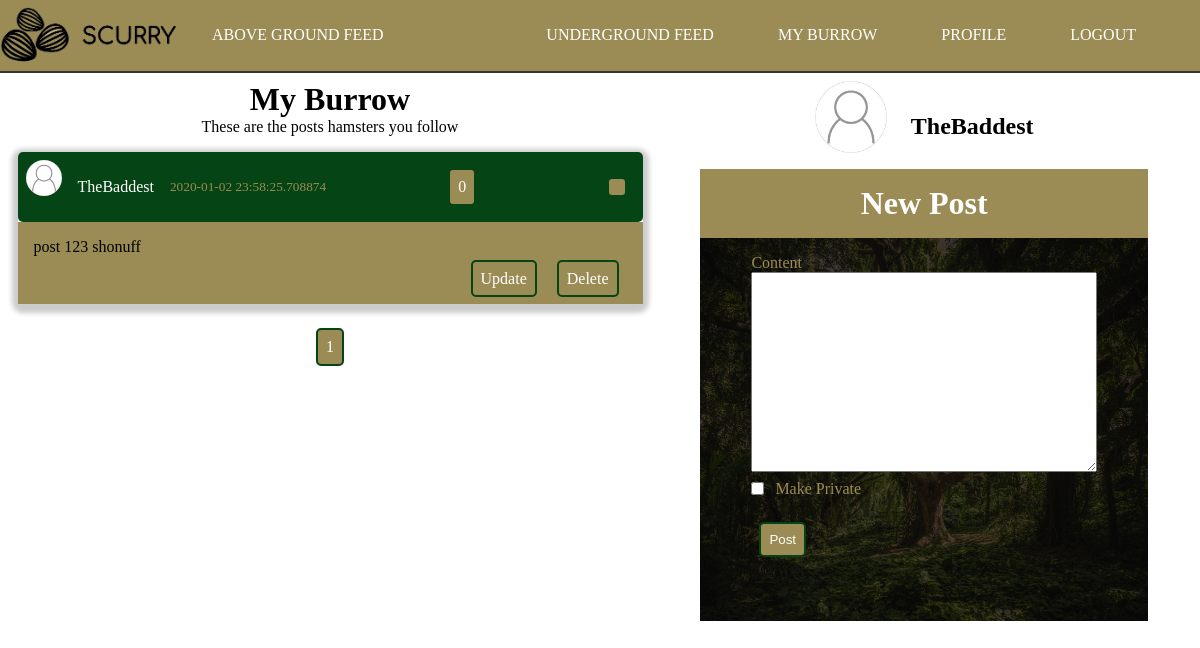
The page /burrow (signed in) on the database its author committed.
### scurry/models.py (models this page shows, shortened)
class Post(db.Model):
    id = db.Column(db.Integer, primary_key=True)
    content = db.Column(db.Text, nullable=False)
    date_posted = db.Column(db.DateTime, nullable=False, default=datetime.utcnow)
    user_id = db.Column(db.Integer, db.ForeignKey('user.id'), nullable=False)
    private = db.Column(db.Boolean, default=False, nullable=False)
    likes = db.relationship('PostLike', backref='post', lazy='dynamic')
    shares = db.relationship('PostShare', foreign_keys='PostShare.shared_post_id', backref='post', lazy='dynamic')

class User(db.Model, UserMixin):
    id = db.Column(db.Integer, primary_key=True)
    username = db.Column(db.String(20), unique=True, nullable=False)
    email = db.Column(db.String(120), unique=True, nullable=False)
    image_file = db.Column(db.String(20), nullable=False, default='noprofile.jpg')
    password = db.Column(db.String(60), nullable=False)
    posts = db.relationship('Post', backref='author', lazy=True)
    followed = db.relationship(
        'User', secondary=followers,
        primaryjoin=(followers.c.follower_id == id),
        secondaryjoin=(followers.c.followed_id == id),
        backref=db.backref('followers', lazy='dynamic'), lazy='dynamic')
    def followed_posts(self):
        followed = Post.query.join(
            followers, (followers.c.followed_id == Post.user_id)).filter(
                followers.c.follower_id == self.id)
        own = Post.query.filter_by(user_id=self.id)
        return followed.union(own).order_by(Post.date_posted.desc())
    liked = db.relationship(
        'PostLike',
        foreign_keys='PostLike.user_id',
        backref='user', lazy='dynamic')
    shared = db.relationship(
        'PostShare',
        foreign_keys='PostShare.sharer_id',
        backref='sharer', lazy='dynamic')

### scurry/posts/routes.py (the view)
@posts.route('/burrow', methods=['GET', 'POST'])
@login_required
def burrow():
    postForm = PostForm()
    if postForm.validate_on_submit():
        post = Post(private=postForm.private.data, content=postForm.content.data, author=current_user)
        db.session.add(post)
        db.session.commit()
        flash('Post Created!', 'success')
    page = request.args.get('page', 1, type=int)
    user = User.query.filter_by(username=current_user.username).first_or_404()
    posts = user.followed_posts().paginate(page=page, per_page=5)
    return render_template('burrow.html', postForm=postForm, title="My Burrow", posts=posts)

### scurry/posts/forms.py
class PostForm(FlaskForm):
    content = TextAreaField('Content', validators=[DataRequired()])
    private = BooleanField('Make Private')
    submit = SubmitField('Post')

### scurry/models.py (called while the page is built)
@login_manager.user_loader
def load_user(user_id):
    return User.query.get(int(user_id))

### scurry/templates/burrow.html (shortened to what this page needs)
{% extends "layout.html" %}
{% block content %}
    <div class="container" id="home">
        <h1 class="page-header">My Burrow</h1>
        <p class="page-header">These are the posts hamsters you follow</p class="page-header">
        <div class="posts-container">
            {%  for post in posts.items %}
                <article class="article-post shadow">
                    <div class="post-head">
                        <img src="{{ url_for('static', filename='images/' + post.author.image_file) }}" alt="user photo" class="article-img">
                        <div class="post-metadata">
                            <a class="post-author" href="{{ url_for('users.user_posts', username=post.author.username) }}">{{ post.author.username }}</a>
                            <small>{{ post.date_posted }}</small>
                            <p class="btn right">
                                {{ post.likes.count() }}
                            </p>
                            <ion-icon class="btn share-btn right" name="share-alt"></ion-icon>
                        </div>
                    </div>
                    <div class="post-body">
                        <p class="post-content">{{ post.content }}</p>
                        <div class="post-buttons">
                            {% if current_user.username == post.author.username %}
                                <a href="{{ url_for('posts.update_post', post_id=post.id) }}" class="btn">Update</a>
                                <a href="{{ url_for('posts.delete_post', post_id=post.id) }}" class="btn">Delete</a>
                            {% endif %}
                        </div>
                    </div>
                </article>
            {% endfor %}
            <div class="pagination">
                {% for page_num in posts.iter_pages() %}
                    {% if page_num %}
                        <a class="btn btn-info" href="{{ url_for('main.index', page=page_num) }}">{{ page_num }}</a>
                    {% else %}
                        ...
                    {% endif %}
                {% endfor %}
            </div>
        </div>
    </div>
{% endblock content %}

### scurry/templates/layout.html (shortened to what this page needs)
<!DOCTYPE html>
<html lang="en">
<head>
    <link rel="stylesheet" type="text/css" href="{{ url_for('static', filename='style.css') }}">
</head>
<body>
    <header>
        <nav class="header-nav">
            <div class="header-logo">
                <img src="{{ url_for('static', filename='images/scurry-logo.png') }}" alt="Scurry - A Place for Squirrels" class="logo">
            </div>
            <ul class="nav-list">
                <li class="nav-list-item">
                    <a href="{{ url_for('main.index') }}" class="nav-link">Above Ground Feed</a>
                </li>
            </ul>
            <ul class="nav-list right">
                {% if current_user.is_authenticated %}
                <li class="nav-list-item">
                    <a href="{{ url_for('posts.underground') }}" class="nav-link">Underground Feed</a>
                </li>
                <li class="nav-list-item">
                    <a href="{{ url_for('posts.burrow') }}" class="nav-link">My Burrow</a>
                </li>
                <li class="nav-list-item">
                    <a href="{{ url_for('users.profile') }}" class="nav-link">Profile</a>
                </li>
                <li class="nav-list-item">
                    <a href="{{ url_for('users.logout') }}" class="nav-link">Logout</a>
                </li>
                {% endif %}
            </ul>
        </nav>
    </header>
    <main id="main">
        <div class="content-container" id="main-block">
            {%  block content %}{% endblock %}
        </div>
        <div class="sidebar-container" id="sidebar-block">
        {% if current_user.is_authenticated %}
            <div class="home-sidebar-user-info">
                <img src="{{ url_for('static', filename='images/' + current_user.image_file) }}" alt="user photo" class="sidebar-img">
                <h2>{{ current_user.username }}</h2>
            </div>
            <div class="post-form">
                <form action="" method="POST" class="form">
                    <div class="form-legend">
                        <h1>New Post</h1>
                    </div>
                    <div class="form-well">
                        <div class="form-group">
                            {{ postForm.content.label(class="form-control-label") }}
                            {% if postForm.content.errors %}
                                <div class="invalid-feedback">
                                    {% for error in postForm.content.errors %}
                                        <span>{{ error }}</span>
                                    {% endfor %}
                                </div>
                            {% else %}
                                {{ postForm.content(class="form-control-post-textarea") }}
                            {% endif %}
                        </div>
                        <div class="form-group">
                            {{ postForm.private.label(class="form-control-boolean-label") }}
                            {{ postForm.private(class="form-control-boolean") }}
                        </div>
                        <div class="form-group post-submit">
                            {{ postForm.submit(class="btn")}}
                        </div>
                    </div>
                </form>
            </div>
        {% endif %}
        </div>
    </main>
</body>
</html>

### scurry/static/style.css (style rules this page uses)
*, *::before, *::after { margin: 0; padding: 0; box-sizing: border-box; }
html { --main-color: #054414; --accent-color: #9b8b55; }
body { background-size: cover; }
a { text-decoration: none; color: #ffffff; transition: color .4s ease; }
.container { padding: .5rem; }
.shadow { -webkit-box-shadow: 0px 3px 5px 6px #ccc; -moz-box-shadow: 0px 3px 5px 6px #ccc; box-shadow: 0px 3px 5px 6px #ccc; }
.btn { margin: .5rem; padding: .5rem; background: var(--accent-color); border: 2px solid var(--main-color); border-radius: 5px; color: #fff; cursor: pointer; }
.pagination { display: flex; justify-content: center; align-items: center; }
.header-nav { width: 100vw; border-bottom: 2px solid #333; background: var(--accent-color); display: flex; }
.header-logo > .logo { max-width: 180px; object-fit: contain; }
.nav-list { margin-right: 2rem; list-style: none; display: flex; flex-flow: row nowrap; justify-content: center; align-items: center; }
.nav-list-item { margin: .5rem 2rem; }
.nav-link { text-transform: uppercase; }
.right { margin-left: auto; }
#main-block { grid-area: main; }
#sidebar-block { grid-area: side; }
#main { max-width: 1175px; height: 100%; display: grid; grid-template-areas: 'main main main side side' 'main main main side side' 'main main main side side'; grid-gap: .5rem; }
.content-container { width: 55vw; }
.sidebar-container { width: 40vw; }
.page-header { text-align: center; }
#home { height: 100%; display: flex; flex-direction: column; }
.posts-container { grid-area: main; display: flex; flex-direction: column; justify-content: center; align-items: center; color: #ffffff; }
.article-post { width: 100%; max-width: 625px; margin: 1rem; border-radius: 5px; }
.post-head { padding: .5rem; width: 100%; background: var(--main-color); color: var(--accent-color); display: flex; border-radius: 5px; }
.post-author { color: #ffffff; margin-right: 1rem; }
.post-metadata { margin-left: 1rem; width: 100%; display: flex; justify-content: center; align-items: center; }
.article-img { width: 36px; height: 36px; object-fit: contain; border-radius: 50%; }
.post-body { padding: 1rem; padding-bottom: 3rem; width: 100%; background: var(--accent-color); color: black; position: relative; }
.post-buttons { margin: .5rem; position: absolute; right: 8px; bottom: 8px; }
.home-sidebar-user-info { padding-top: .5rem; display: flex; justify-content: center; align-items: center; }
.home-sidebar-user-info > h2 { margin: 1.3rem 0 0 1.5rem; }
.sidebar-img { height: 72px; width: 72px; object-fit: cover; }
.post-form { padding: .5rem; }
.form { margin: auto; padding: .5rem; width: 100%; max-width: 650px; }
.form-legend { padding: 1rem 0; width: 100%; text-align: center; background: var(--accent-color); color: #ffffff; }
.form-well { padding: .5rem .5rem 3rem .5rem; height: 100%; width: 100%; background: linear-gradient( rgba(0,0,0,0.7), rgba(0,0,0,0.7)), url('./images/forest.jpeg') no-repeat center; background-size: cover; }
.form-group { margin: .5rem auto; width: 80%; position: relative; display: flex; flex-direction: column; justify-content: center; align-items: flex-start; color: var(--accent-color); }
.form-control-post-textarea { width: 100%; height: 200px; }
.form-control-boolean-label { margin-left: 1.5rem; }
.form-control-boolean { display: inline; position: absolute; }
.post-submit { margin-top: 1rem; }

### rows shown on the page
Post: image_file (picture), author.username "TheBaddest", date_posted "2020-01-02 23:58:25.708874", likes.count "0", content "post 123 shonuff"
User: image_file (picture), username "TheBaddest"

### other values the page prints
{{ page_num }} "1"
{{ postForm.content.label(class="form-control-label") }} "Content"
{{ postForm.private.label(class="form-control-boolean-label") }} "Make Private"
